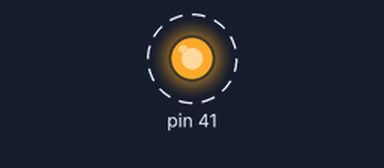
A sketch run on a simulated Arduino Mega 2560, built with avr-gcc and run on an emulated ATmega2560. On the bench: output pins drawn as LEDs (lit = HIGH). Dashed ring = blinking.

Above: at 0.5 s.
Timing chart, 0 to 4.6 s (numbered marks = the images above):
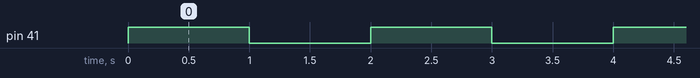

The sketch:

Relay.ino
```cpp
// the setup function runs once when you press reset or power the board
void setup() {
  // initialize digital pin LED_BUILTIN as an output.
  pinMode(41, OUTPUT);
}

// the loop function runs over and over again forever
void loop() {
  digitalWrite(41, HIGH);  // turn the Relay on (HIGH is the voltage level)
  delay(1000);                      // wait for a second
  digitalWrite(41, LOW);   // turn the Relay off by making the voltage LOW
  delay(1000);                      // wait for a second
}
```

Measured:
- by itself, pin 41: alternates HIGH for 1.0 s and LOW for 1.0 s
